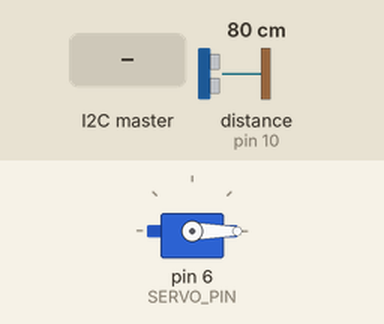
This sketch was run on a simulated Arduino Uno, built with avr-gcc and run on an emulated ATmega328P. Shown: servo. Wiring (inferred from the names in the program): ultrasonic range finder: trigger pin 9; echo pin 10. Inputs (shaded band) come from the test bench; at power-on: distance to the obstacle (sensor on pin 10) 80 cm. The echo pulse lasts 58.3 µs per cm.

Above: at 1.2 s.
1.3 s: the I2C master sends the byte 1
At 2.2 s:
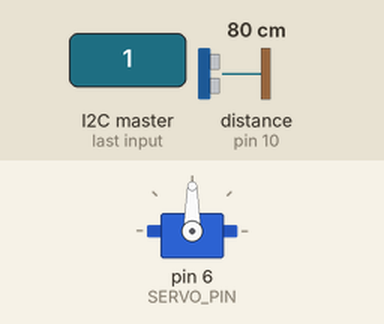
Timing chart, 0 to 8.8 s (numbered marks = the images above; inputs shaded):
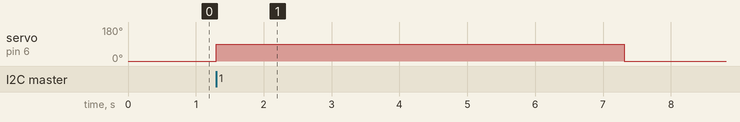

Measured:
- after the input at 1.3 s, servo on pin 6 (SERVO_PIN): 0° → 90° at once, → 0° 6.0 s later

The sketch:

exit_gate.ino
```cpp
/**
 * EXIT GATE CONTROLLER – I2C Slave v2
 * Hardware: Arduino Uno
 *   - HYSRF05 ultrasonic sensor (Trig: D9, Echo: D10)
 *   - Servo motor barrier (Signal: D6)
 *   - I2C SDA = A4, SCL = A5  (cắm vào ESP8266 D2/D1)
 *
 * I2C address: 0x09
 *
 * Giao thức I2C:
 *   READ  – ESP8266 yêu cầu 1 byte trạng thái:
 *     bit0 = sensor đang phát hiện xe
 *     bit1 = barrier đang mở
 *     bit2 = firmware sẵn sàng (luôn = 1)
 *   WRITE – ESP8266 gửi 1 byte lệnh:
 *     0x01 = OPEN barrier
 *     0x02 = CLOSE barrier
 *     0x00 = PING
 */

#include <Wire.h>
#include <Servo.h>

// ─── Pin definitions ────────────────────────────────────────────────────────
const int TRIG_PIN  = 9;
const int ECHO_PIN  = 10;
const int SERVO_PIN = 6;

// ─── Config ─────────────────────────────────────────────────────────────────
#define I2C_ADDRESS         0x09
const int  BARRIER_OPEN_DEG    = 90;
const int  BARRIER_CLOSE_DEG   = 0;
const int  DETECT_DISTANCE_CM  = 80;
const long MEASURE_INTERVAL_MS = 200;
const long AUTO_CLOSE_DELAY_MS = 2000;
const long MAX_OPEN_MS         = 6000;
const int  DEBOUNCE_COUNT      = 3;

// ─── State ──────────────────────────────────────────────────────────────────
Servo barrierServo;
bool      isBarrierOpen    = false;
bool      vehicleDetected  = false;
unsigned long lastMeasure  = 0;
unsigned long clearAt      = 0;
unsigned long openedAt     = 0;
bool      pendingClose     = false;
int       debounceCount    = 0;

// Lệnh từ I2C (set trong ISR, xử lý trong loop)
volatile uint8_t pendingCmd = 0xFF;

// ─── I2C callbacks (ISR – chỉ đọc/ghi biến volatile) ────────────────────────
void onRequest() {
  uint8_t status = 0x04;  // bit2 = always ready
  if (vehicleDetected) status |= 0x01;
  if (isBarrierOpen)   status |= 0x02;
  Wire.write(status);
}

void onReceive(int /*numBytes*/) {
  if (Wire.available()) pendingCmd = Wire.read();
  while (Wire.available()) Wire.read();
}

// ─── Functions ───────────────────────────────────────────────────────────────
float measureDistance() {
  digitalWrite(TRIG_PIN, LOW);
  delayMicroseconds(2);
  digitalWrite(TRIG_PIN, HIGH);
  delayMicroseconds(10);
  digitalWrite(TRIG_PIN, LOW);
  // pulseInLong() cho phép interrupt I2C chạy trong khi đo
  long duration = pulseInLong(ECHO_PIN, HIGH, 30000UL);
  if (duration == 0) return 999.0f;
  return (duration * 0.034f) / 2.0f;
}

void openBarrier() {
  barrierServo.write(BARRIER_OPEN_DEG);
  isBarrierOpen = true;
  pendingClose  = false;
  openedAt      = millis();
}

void closeBarrier() {
  barrierServo.write(BARRIER_CLOSE_DEG);
  isBarrierOpen = false;
  pendingClose  = false;
}

void setup() {
  pinMode(TRIG_PIN, OUTPUT);
  pinMode(ECHO_PIN, INPUT);

  barrierServo.attach(SERVO_PIN);
  closeBarrier();

  Wire.begin(I2C_ADDRESS);
  Wire.onRequest(onRequest);
  Wire.onReceive(onReceive);
}

void loop() {
  // 1) Xử lý lệnh từ I2C
  uint8_t cmd = pendingCmd;
  if (cmd != 0xFF) {
    pendingCmd = 0xFF;
    if      (cmd == 0x01) openBarrier();
    else if (cmd == 0x02) closeBarrier();
  }

  // 2) Đo khoảng cách với debounce
  unsigned long now = millis();
  if (now - lastMeasure >= MEASURE_INTERVAL_MS) {
    lastMeasure = now;
    float dist = measureDistance();
    bool  raw  = (dist < DETECT_DISTANCE_CM);

    if (raw == vehicleDetected) {
      debounceCount = 0;
    } else {
      debounceCount++;
      if (debounceCount < DEBOUNCE_COUNT) goto autoClose;
      debounceCount   = 0;
      vehicleDetected = raw;
      if (!raw && isBarrierOpen) {
        pendingClose = true;
        clearAt      = now;
      }
    }
  }

  autoClose:
  // 3) Tự động đóng sau khi xe qua
  if (pendingClose && (millis() - clearAt >= AUTO_CLOSE_DELAY_MS)) {
    closeBarrier();
    return;
  }

  // 4) Đóng cứng sau MAX_OPEN_MS
  if (isBarrierOpen && (millis() - openedAt >= MAX_OPEN_MS)) {
    closeBarrier();
  }

  delay(10);
}
```
